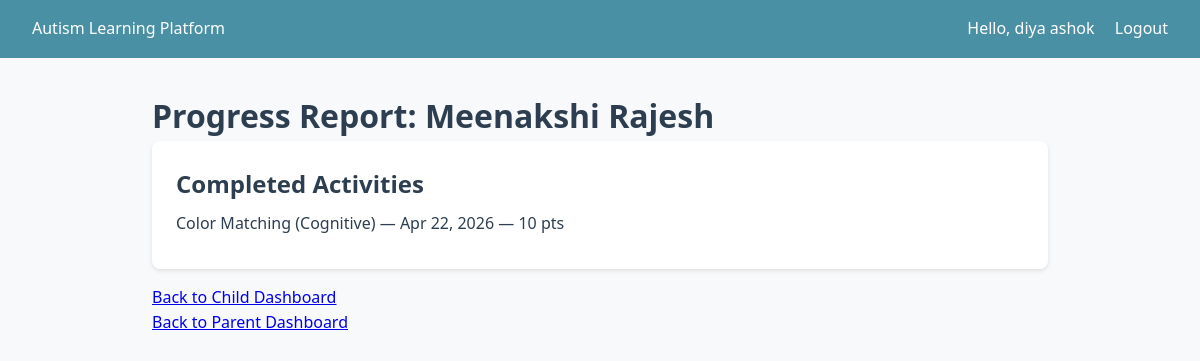
Page /children/child/4/progress/ (signed in) on the earlier database version.
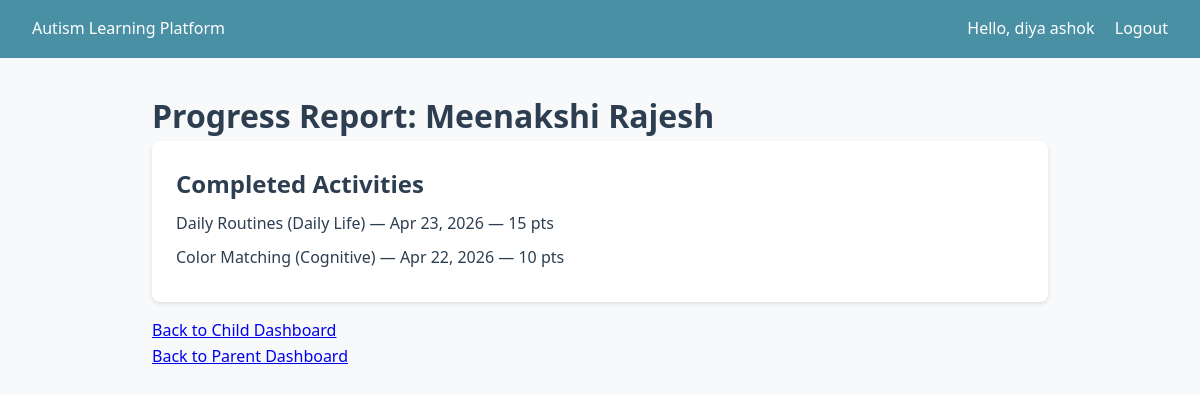
Same page on the later database version.
### learning/models.py (models this page shows, shortened)
class ActivityCompletion(models.Model):
    child = models.ForeignKey(
        "children.ChildProfile",
        on_delete=models.CASCADE,
        related_name="completions",
    )
    activity = models.ForeignKey(
        LearningActivity,
        on_delete=models.CASCADE,
        related_name="completions",
    )
    completed_at = models.DateTimeField(auto_now_add=True)
    score = models.PositiveIntegerField(null=True, blank=True)
    reward_earned = models.PositiveIntegerField(default=0)
    notes = models.TextField(blank=True)
    class Meta:
        ordering = ["-completed_at"]

class LearningActivity(models.Model):
    class Difficulty(models.TextChoices):
        EASY = "easy", "Easy"
        MEDIUM = "medium", "Medium"
        HARD = "hard", "Hard"
    module = models.ForeignKey(
        LearningModule,
        on_delete=models.CASCADE,
        related_name="activities",
    )
    title = models.CharField(max_length=200)
    description = models.TextField(blank=True)
    difficulty = models.CharField(
        max_length=10,
        choices=Difficulty.choices,
        default=Difficulty.EASY,
    )
    image = models.ImageField(upload_to="activity_images/", blank=True, null=True)
    audio_guide = models.FileField(
        upload_to="activity_audio/",
        blank=True,
        null=True,
        help_text="Audio guidance for the activity",
    )
    video_url = models.URLField(blank=True, null=True)
    template_name = models.CharField(
        max_length=100,
        blank=True,
        help_text="Template to render (e.g. color_match, object_identification)",
    )
    order = models.PositiveIntegerField(default=0)
    reward_points = models.PositiveIntegerField(default=10)
    is_active = models.BooleanField(default=True)
    created_at = models.DateTimeField(auto_now_add=True)
    updated_at = models.DateTimeField(auto_now=True)
    class Meta:
        ordering = ["module", "order", "title"]
        verbose_name_plural = "Learning activities"

class LearningModule(models.Model):
    class SkillCategory(models.TextChoices):
        COMMUNICATION = "communication", "Communication"
        SOCIAL = "social", "Social Skills"
        COGNITIVE = "cognitive", "Cognitive"
        DAILY = "daily", "Daily Life Skills"
        EMOTIONAL = "emotional", "Emotional Recognition"
    name = models.CharField(max_length=200)
    description = models.TextField(blank=True)
    category = models.CharField(
        max_length=20,
        choices=SkillCategory.choices,
        default=SkillCategory.COGNITIVE,
    )
    icon = models.ImageField(upload_to="module_icons/", blank=True, null=True)
    order = models.PositiveIntegerField(default=0)
    is_active = models.BooleanField(default=True)
    created_at = models.DateTimeField(auto_now_add=True)
    updated_at = models.DateTimeField(auto_now=True)
    class Meta:
        ordering = ["order", "name"]

### children/views.py (the view)
# urls.py: path("child/<int:pk>/progress/", views.progress_report, name="progress_report"),
@parent_required
def progress_report(request, pk):
    child = get_object_or_404(ChildProfile, pk=pk, parent=request.user)
    from learning.models import ActivityCompletion
    completions = ActivityCompletion.objects.filter(
        child=child
    ).select_related("activity", "activity__module").order_by("-completed_at")
    return render(
        request,
        "parent_progress.html",
        {"child": child, "completions": completions},
    )

### children/models.py (called while the page is built)
    def get_full_name(self):
        return f"{self.first_name} {self.last_name}"

### templates/parent_progress.html (shortened to what this page needs)
{% extends "base.html" %}
{% block content %}
<h1>Progress Report: {{ child.get_full_name }}</h1>
<div class="card">
    <h2>Completed Activities</h2>
    {% if completions %}
    <ul>
        {% for c in completions %}
        <li>{{ c.activity.title }} ({{ c.activity.module.name }}) — {{ c.completed_at|date:"M d, Y" }}{% if c.reward_earned %} — {{ c.reward_earned }} pts{% endif %}</li>
        {% endfor %}
    </ul>
    {% else %}
    <p>No completed activities yet.</p>
    {% endif %}
</div>
<p><a href="{% url 'children:child_dashboard' pk=child.pk %}">Back to Child Dashboard</a></p>
<p><a href="{% url 'children:parent_dashboard' %}">Back to Parent Dashboard</a></p>
{% endblock %}

Differences in the rows shown:
added ActivityCompletion: activity "Daily Routines", activity.module.name "Daily Life", completed_at "Apr 23, 2026", reward_earned "15"
